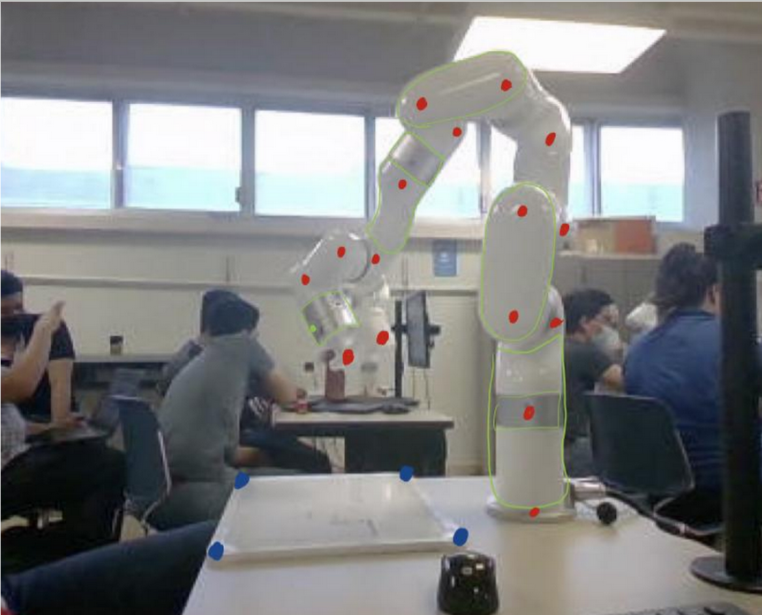
#> input picture imagen1.png, 762 x 615 px
$ python cv.py
#> lines starting #> are read from the running program, lines starting #| are printed output that depends on the picture; after the words box and inside, x2 and y2 are one past the last pixel; in counts of white or black regions, pixels touching at a corner belong together
import cv2
import numpy as np
import math
from scipy.spatial import distance
from tkinter import Tk
from tkinter.filedialog import askopenfilename

# Abrir un cuadro de diálogo para seleccionar la imagen
Tk().withdraw()  # Ocultar la ventana principal de Tkinter
image_path = askopenfilename(title="Selecciona una imagen", filetypes=[("Imagenes", "*.png;*.jpg;*.jpeg")])
#> the answer given: imagen1.png
if not image_path:
    raise Exception("No se seleccionó ninguna imagen.")

# Cargar la imagen
image = cv2.imread(image_path)
#> image is the input picture: shape (615, 762, 3); mean B, G, R 128, 127.2, 126
if image is None:
    raise Exception("Error al cargar la imagen. Verifica la ruta y el nombre del archivo.")

# Obtener dimensiones de la imagen
height, width, _ = image.shape
#> height = 615; width = 762

# Convertir a HSV
hsv = cv2.cvtColor(image, cv2.COLOR_BGR2HSV)
#> hsv: shape (615, 762, 3); mean H, S, V 75.9, 35.3, 133.4

# Definir rangos para detección
green_lower = np.array([40, 100, 50])
green_upper = np.array([80, 255, 255])
orange_lower = np.array([5, 100, 100])
orange_upper = np.array([20, 255, 255])

# Crear máscaras
green_mask = cv2.inRange(hsv, green_lower, green_upper)
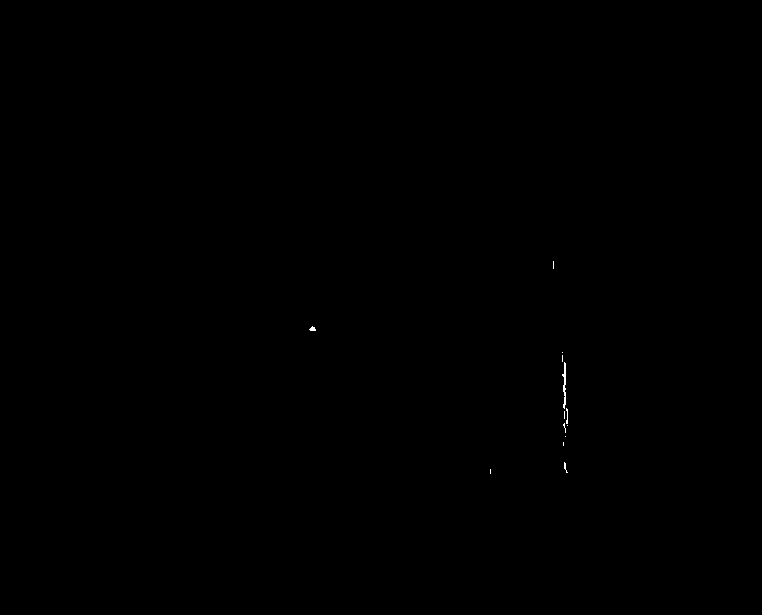
#> green_mask: shape (615, 762); 0.04% white in thin lines or dots, all inside (x1, y1, x2, y2) = (309, 261, 568, 474)
orange_mask = cv2.inRange(hsv, orange_lower, orange_upper)
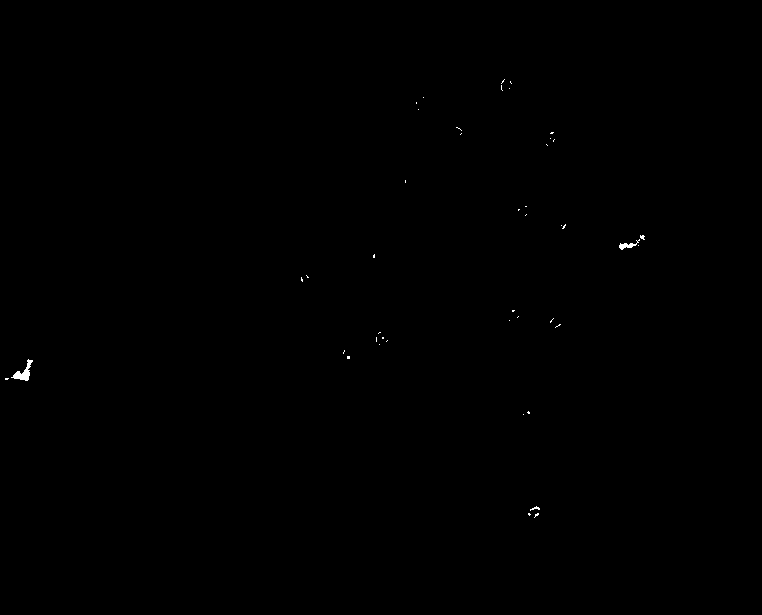
#> orange_mask: shape (615, 762); 0.1% white; 44 white regions (41 under 20 px)

# Aplicar un blur gaussiano a la máscara naranja para homologar contornos cercanos
orange_mask = cv2.GaussianBlur(orange_mask, (7, 7), 0)
kernel = np.ones((5, 5), np.uint8)
orange_mask = cv2.morphologyEx(orange_mask, cv2.MORPH_CLOSE, kernel)

# --- DETECCIÓN DEL PUNTO VERDE MÁS A LA IZQUIERDA ---
green_contours, _ = cv2.findContours(green_mask, cv2.RETR_EXTERNAL, cv2.CHAIN_APPROX_SIMPLE)
#> green_contours = 13 contours, 12 with area under 20; largest, box (x1, y1, x2, y2) and area: (562, 362, 566, 409) 52
if len(green_contours) == 0:
    raise Exception("No se encontró ningún contorno verde.")

leftmost_green_point = None
min_x = float('inf')
for c in green_contours:
    M = cv2.moments(c)
    if M["m00"] != 0:
        cx = int(M["m10"] / M["m00"])
        cy = int(M["m01"] / M["m00"])
        # Escoger el contorno cuyo centro esté más a la izquierda (menor X)
        if cx < min_x:
            min_x = cx
            leftmost_green_point = (cx, cy)
#> this loop made 13 passes
#> (cx, cy, min_x) on passes 2, 6, 12: (564, 465, 564), (563, 424, 563), (312, 328, 312)
#> (cx, cy) on passes 8 to 9: (566, 416), (564, 384)
#> after the loop, min_x = 312
if leftmost_green_point is None:
    raise Exception("No se encontró un punto verde con momento válido.")

# --- DETECCIÓN DE PUNTOS NARANJAS ---
orange_contours, _ = cv2.findContours(orange_mask, cv2.RETR_EXTERNAL, cv2.CHAIN_APPROX_SIMPLE)
#> orange_contours = 17 contours; largest, box (x1, y1, x2, y2) and area: (0, 356, 36, 384) 480, (616, 232, 648, 253) 348, (525, 503, 543, 521) 223, (498, 76, 515, 94) 216, (373, 329, 391, 348) 211
orange_points = []
for c in orange_contours:
    M = cv2.moments(c)
    if M["m00"] != 0:
        cx = int(M["m10"] / M["m00"])
        cy = int(M["m01"] / M["m00"])
        orange_points.append((cx, cy))
#> this loop made 17 passes
#> (cx, cy) on passes 1 to 12: (533, 511), (526, 412), (21, 372), (345, 354), (380, 338), (554, 322), (513, 315), (304, 277), (373, 255), (631, 242), (563, 225), (523, 210)
#> after the loop, orange_points = [(533, 511), (526, 412), (21, 372), (345, 354), (380, 338), (554, 322), (513, 315), (304, 277), (373, 255), (631, 242), (563, 225), (523, 210), (405, 181), (550, 138), (459, 130), (418, 102), (505, 84)]
if len(orange_points) < 4:
    raise Exception("No hay suficientes puntos naranjas para formar un cuadrilátero.")

# --- DETECCIÓN DEL PUNTO NARANJA ABAJO A LA DERECHA ---
# Se define como el punto con mayor Y y, en caso de empate, con mayor X.
bottom_right_orange_point = max(orange_points, key=lambda p: (p[1], p[0]))
#> bottom_right_orange_point = (533, 511)

# --- SELECCIONAR LOS 4 PUNTOS NARANJAS MÁS CERCANOS AL PUNTO VERDE ---
dists = [(p, distance.euclidean(p, leftmost_green_point)) for p in orange_points]
#> dists = 17 items
closest_4 = sorted(dists, key=lambda x: x[1])[:4]
#> closest_4 = [((345, 354), 42.01), ((304, 277), 51.62), ((380, 338), 68.73), ((373, 255), 95.13)]
closest_points = [p for p, _ in closest_4]
#> closest_points = [(345, 354), (304, 277), (380, 338), (373, 255)]

# Ordenar los 4 puntos para formar un polígono cerrado de forma coherente
cx_mean = sum([p[0] for p in closest_points]) / 4.0
#> cx_mean = 350.5
cy_mean = sum([p[1] for p in closest_points]) / 4.0
#> cy_mean = 306

def angle_from_center(point):
    return math.atan2(point[1] - cy_mean, point[0] - cx_mean)

closest_points = sorted(closest_points, key=angle_from_center)
#> closest_points = [(304, 277), (373, 255), (380, 338), (345, 354)]

# --- DIBUJAR EN LA IMAGEN ---
# 1) Dibujar el punto verde más a la izquierda
cv2.circle(image, leftmost_green_point, 5, (0, 255, 0), -1)
#> image: shape (615, 762, 3); 0.02% of pixels changed, all inside (x1, y1, x2, y2) = (307, 323, 318, 334)
cv2.putText(image, "Green Leftmost", (leftmost_green_point[0] + 10, leftmost_green_point[1]),
            cv2.FONT_HERSHEY_SIMPLEX, 0.5, (0, 255, 0), 2)
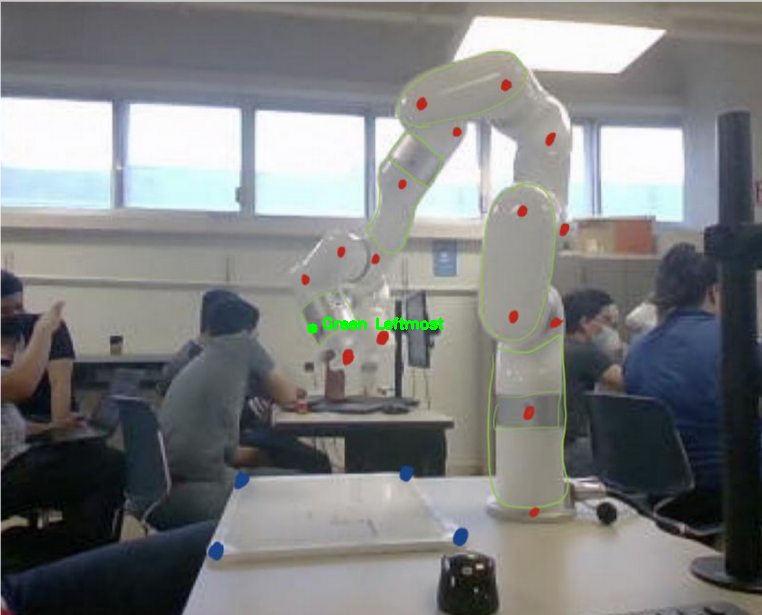
#> image: shape (615, 762, 3); mean B, G, R 127.8, 127.4, 125.7

# 2) Dibujar los 4 puntos naranjas más cercanos al verde
for i, pt in enumerate(closest_points):
    cv2.circle(image, pt, 5, (0, 165, 255), -1)
    cv2.putText(image, f"P{i+1}", (pt[0] + 10, pt[1]),
                cv2.FONT_HERSHEY_SIMPLEX, 0.5, (0, 165, 255), 2)
#> this loop made 4 passes
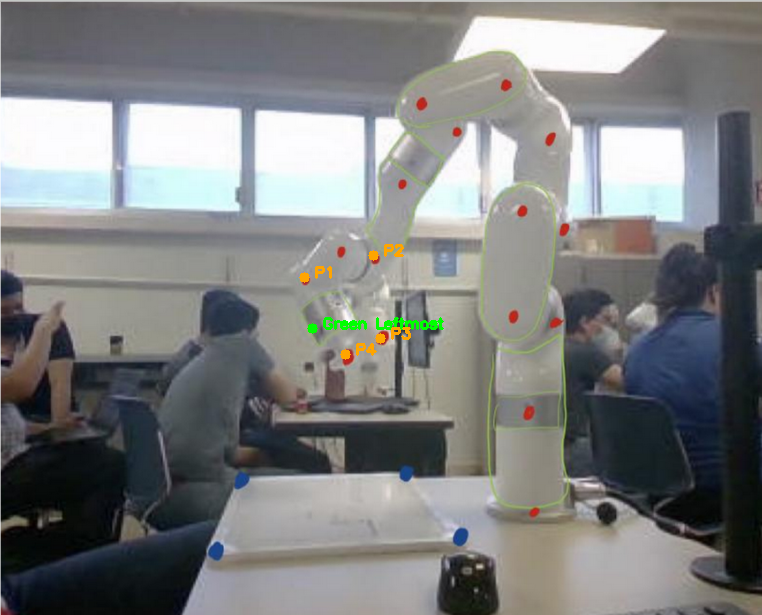
#> image: shape (615, 762, 3); 0.19% of pixels changed, all inside (x1, y1, x2, y2) = (299, 244, 411, 360)

# 3) Dibujar el polígono (cuadrilátero) uniendo los 4 puntos
for i in range(4):
    p1 = closest_points[i]
    p2 = closest_points[(i+1) % 4]
    cv2.line(image, p1, p2, (255, 0, 0), 2)
#> this loop made 4 passes
#> (p1, p2) on passes 1 to 4: ((304, 277), (373, 255)), ((373, 255), (380, 338)), ((380, 338), (345, 354)), ((345, 354), (304, 277))
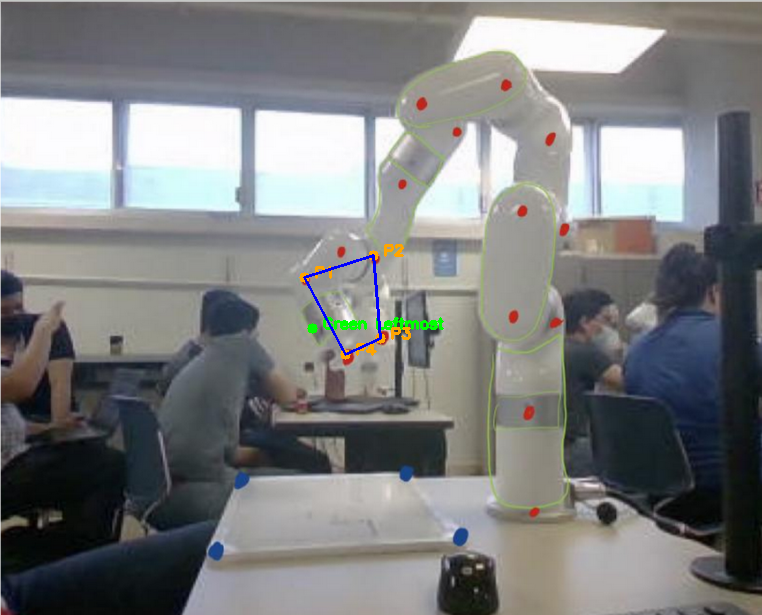
#> image: shape (615, 762, 3); 0.16% of pixels changed, all inside (x1, y1, x2, y2) = (303, 254, 382, 356)

# 4) Dibujar el punto naranja abajo a la derecha (origen del robot)
cv2.circle(image, bottom_right_orange_point, 5, (255, 255, 255), -1)
#> image: shape (615, 762, 3); 0.02% of pixels changed, all inside (x1, y1, x2, y2) = (528, 506, 539, 517)
cv2.putText(image, "RobotOrigin (0,0)", (bottom_right_orange_point[0] - 10, bottom_right_orange_point[1] - 10),
            cv2.FONT_HERSHEY_SIMPLEX, 0.5, (255, 255, 255), 2)
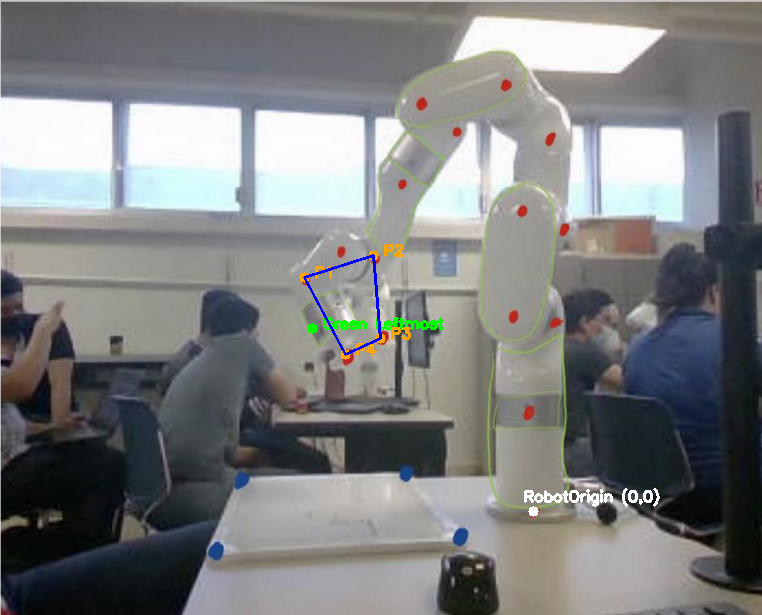
#> image: shape (615, 762, 3); mean B, G, R 128.1, 127.6, 126

# Mostrar y guardar la imagen resultante
cv2.imshow("Detección", image)
cv2.waitKey(0)
cv2.destroyAllWindows()
cv2.imwrite("resultado_cuadrado.png", image)
print("Se guardó la imagen con el cuadrilátero en 'resultado_cuadrado.png'.")

# --- GUARDAR LAS COORDENADAS EN UN ARCHIVO TXT ---
# Se guardan:
# 1. GreenLeftmost, 2. RobotOrigin (0,0), y 3. Los 4 puntos naranjas más cercanos al punto verde.
coordinates_to_save = [
    ("GreenLeftmost", leftmost_green_point),
    ("RobotOrigin (0,0)", bottom_right_orange_point)
] + [(f"P{i+1}", closest_points[i]) for i in range(4)]
#> coordinates_to_save = [('GreenLeftmost', (312, 328)), ('RobotOrigin (0,0)', (533, 511)), ('P1', (304, 277)), ('P2', (373, 255)), ('P3', (380, 338)), ('P4', (345, 354))]

with open("coords.txt", "w") as f:
    for label, (x, y) in coordinates_to_save:
        f.write(f"{label}: ({x}, {y})\n")
#> this loop made 6 passes
print("Las coordenadas se han guardado en 'coords.txt'.")

# --- NORMALIZAR LAS COORDENADAS (0 a 1) Y GUARDAR SOLO LOS VALORES ---
normalized_coordinates = []
for label, (x, y) in coordinates_to_save:
    norm_x = x / width
    norm_y = y / height
    normalized_coordinates.append((norm_x, norm_y))
#> this loop made 6 passes
#> (label, x, y, norm_x, norm_y) on passes 1 to 6: ('GreenLeftmost', 312, 328, 0.409, 0.533), ('RobotOrigin (0,0)', 533, 511, 0.699, 0.831), ('P1', 304, 277, 0.399, 0.45), ('P2', 373, 255, 0.49, 0.415), ('P3', 380, 338, 0.499, 0.55), ('P4', 345, 354, 0.453, 0.576)
#> after the loop, normalized_coordinates = [(0.409, 0.533), (0.699, 0.831), (0.399, 0.45), (0.49, 0.415), (0.499, 0.55), (0.453, 0.576)]

with open("coords_normalized.txt", "w") as f:
    for (nx, ny) in normalized_coordinates:
        f.write(f"({nx:.4f}, {ny:.4f})\n")
#> this loop made 6 passes
print("Las coordenadas normalizadas se han guardado en 'coords_normalized.txt'.")
